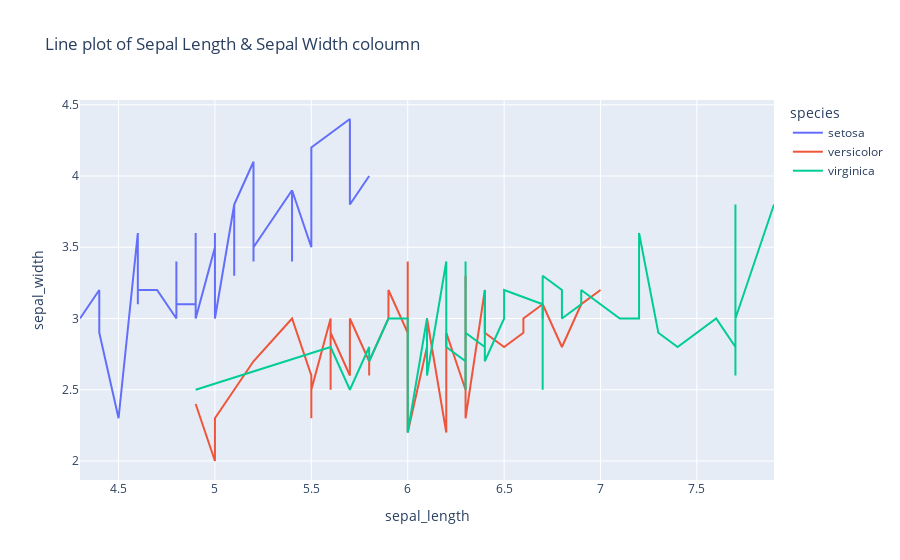

Notebook cell for this chart:
### Markdown cell above
## 2.Line Plot
A line plot is a graphical representation of data that displays points or check marks above a number line, showing the frequency of each value. It's commonly used to visualize trends, patterns, and changes over time or across categories.<br>
**Uses and Significance**:
- **Trend Analysis**: Excellent for visualizing trends in data over time.
- **Pattern Identification**: Useful for identifying recurring patterns or seasonality in time series data.
- **Comparison**: Allows for easy comparison of multiple variables or categories.
- **Anomaly Detection**: Helps spot unusual data points or outliers.

### Code cell
#sort the data
df_line=df.sort_values(by=['sepal_length'])

fig2=px.line(df_line,x='sepal_length',y='sepal_width',color='species',title='Line plot of Sepal Length & Sepal Width coloumn')

fig2.show()

### Figure 1 — Plotly figure (JSON) as saved in the notebook; plotly's stock layout.template omitted (floating-point values rounded to 4 significant figures)
{"data": [{"hovertemplate": "species=setosa<br>sepal_length=%{x}<br>sepal_width=%{y}<extra></extra>", "legendgroup": "setosa", "line": {"color": "#636efa", "dash": "solid"}, "marker": {"symbol": "circle"}, "mode": "lines", "name": "setosa", "orientation": "v", "showlegend": true, "type": "scatter", "x": [4.3, 4.4, 4.4, 4.4, 4.5, 4.6, 4.6, 4.6, 4.6, 4.7, 4.7, 4.8, 4.8, 4.8, 4.8, 4.8, 4.9, 4.9, 4.9, 4.9, 5.0, 5.0, 5.0, 5.0, 5.0, 5.0, 5.0, 5.0, 5.1, 5.1, 5.1, 5.1, 5.1, 5.1, 5.1, 5.1, 5.2, 5.2, 5.2, 5.3, 5.4, 5.4, 5.4, 5.4, 5.4, 5.5, 5.5, 5.7, 5.7, 5.8], "xaxis": "x", "y": [3.0, 3.2, 3.0, 2.9, 2.3, 3.6, 3.1, 3.4, 3.2, 3.2, 3.2, 3.0, 3.0, 3.4, 3.4, 3.1, 3.1, 3.1, 3.6, 3.0, 3.5, 3.4, 3.3, 3.2, 3.5, 3.4, 3.6, 3.0, 3.8, 3.8, 3.5, 3.4, 3.5, 3.3, 3.7, 3.8, 4.1, 3.4, 3.5, 3.7, 3.9, 3.4, 3.4, 3.7, 3.9, 3.5, 4.2, 4.4, 3.8, 4.0], "yaxis": "y"}, {"hovertemplate": "species=versicolor<br>sepal_length=%{x}<br>sepal_width=%{y}<extra></extra>", "legendgroup": "versicolor", "line": {"color": "#EF553B", "dash": "solid"}, "marker": {"symbol": "circle"}, "mode": "lines", "name": "versicolor", "orientation": "v", "showlegend": true, "type": "scatter", "x": [4.9, 5.0, 5.0, 5.1, 5.2, 5.4, 5.5, 5.5, 5.5, 5.5, 5.5, 5.6, 5.6, 5.6, 5.6, 5.6, 5.7, 5.7, 5.7, 5.7, 5.7, 5.8, 5.8, 5.8, 5.9, 5.9, 6.0, 6.0, 6.0, 6.0, 6.1, 6.1, 6.1, 6.1, 6.2, 6.2, 6.3, 6.3, 6.3, 6.4, 6.4, 6.5, 6.6, 6.6, 6.7, 6.7, 6.7, 6.8, 6.9, 7.0], "xaxis": "x", "y": [2.4, 2.0, 2.3, 2.5, 2.7, 3.0, 2.6, 2.3, 2.4, 2.4, 2.5, 3.0, 3.0, 2.5, 2.7, 2.9, 2.6, 2.9, 2.8, 2.8, 3.0, 2.7, 2.6, 2.7, 3.0, 3.2, 2.9, 2.7, 3.4, 2.2, 2.8, 2.9, 2.8, 3.0, 2.2, 2.9, 2.5, 3.3, 2.3, 3.2, 2.9, 2.8, 2.9, 3.0, 3.1, 3.0, 3.1, 2.8, 3.1, 3.2], "yaxis": "y"}, {"hovertemplate": "species=virginica<br>sepal_length=%{x}<br>sepal_width=%{y}<extra></extra>", "legendgroup": "virginica", "line": {"color": "#00cc96", "dash": "solid"}, "marker": {"symbol": "circle"}, "mode": "lines", "name": "virginica", "orientation": "v", "showlegend": true, "type": "scatter", "x": [4.9, 5.6, 5.7, 5.8, 5.8, 5.8, 5.9, 6.0, 6.0, 6.1, 6.1, 6.2, 6.2, 6.3, 6.3, 6.3, 6.3, 6.3, 6.3, 6.4, 6.4, 6.4, 6.4, 6.4, 6.5, 6.5, 6.5, 6.5, 6.7, 6.7, 6.7, 6.7, 6.7, 6.8, 6.8, 6.9, 6.9, 6.9, 7.1, 7.2, 7.2, 7.2, 7.3, 7.4, 7.6, 7.7, 7.7, 7.7, 7.7, 7.9], "xaxis": "x", "y": [2.5, 2.8, 2.5, 2.8, 2.7, 2.7, 3.0, 3.0, 2.2, 3.0, 2.6, 3.4, 2.8, 2.7, 2.5, 2.8, 3.3, 3.4, 2.9, 2.8, 2.8, 3.1, 3.2, 2.7, 3.0, 3.0, 3.0, 3.2, 3.1, 2.5, 3.3, 3.0, 3.3, 3.2, 3.0, 3.1, 3.1, 3.2, 3.0, 3.0, 3.2, 3.6, 2.9, 2.8, 3.0, 2.8, 2.6, 3.8, 3.0, 3.8], "yaxis": "y"}], "layout": {"legend": {"title": {"text": "species"}, "tracegroupgap": 0}, "title": {"text": "Line plot of Sepal Length & Sepal Width coloumn"}, "xaxis": {"anchor": "y", "domain": [0, 1], "title": {"text": "sepal_length"}}, "yaxis": {"anchor": "x", "domain": [0, 1], "title": {"text": "sepal_width"}}}}
